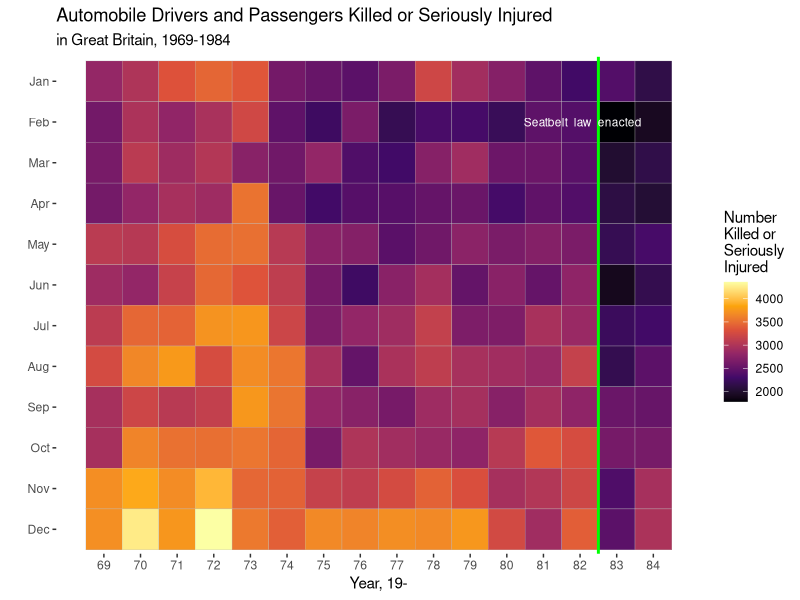
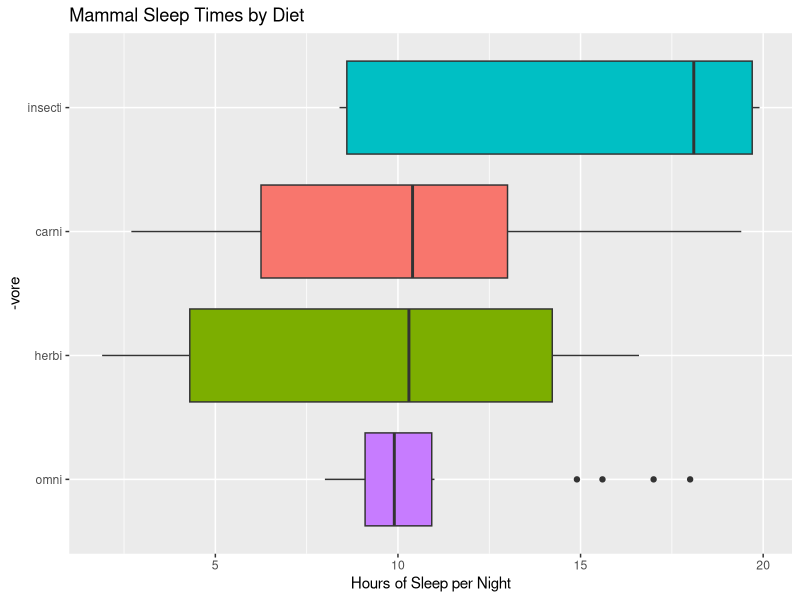
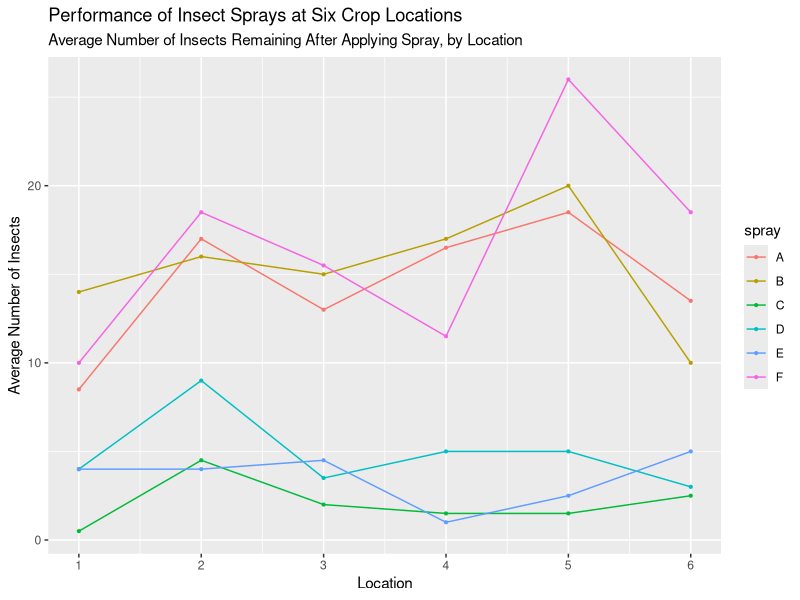
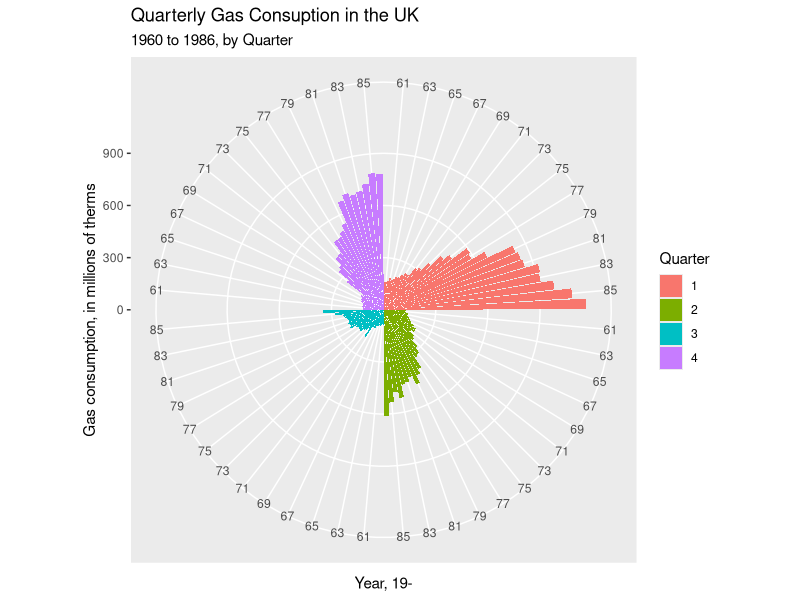

Source code (R) for these figures, in order:
## ---- chunk 1
library(tidyverse)
## ---- chunk 2
library(tidyverse)
data("Seatbelts")

Belts <-as.tibble(Seatbelts)
Belts$names <- names(Seatbelts)

Belts %>%
  
  # The data set is a time series.  
  # Each row represents a month beginning Jan 1969.
  # Creates variables for Month and 2-digit year:
  mutate(Mnth=(row_number()-1)%%12, Yr=((row_number()-1)%/%12)+69)  %>%
  
  # Creates variable for total number of drivers and passengers
  # killed or seriously injured
  mutate(KilledInjured = (drivers+front+rear)) %>% 
  
  # Creates the graph
  ggplot(aes(x=Yr, y=as.factor(desc(Mnth)), fill=KilledInjured)) +
  geom_tile(color="grey") +
  geom_vline(aes(xintercept = 82.5),size=1, color='green') +
  annotate("text", 
           x = 82.075, 
           y= 11, 
           label='Seatbelt  law  enacted', 
           size=3,
           color='white'
           ) +
  theme(
    panel.grid.major = element_blank(), 
    panel.grid.minor = element_blank(),
    panel.background = element_blank()
  ) +
  labs(title="Automobile Drivers and Passengers Killed or Seriously Injured",
       subtitle="in Great Britain, 1969-1984", 
       x="Year, 19-", 
       y="",                 
       fill="Number\nKilled or\nSeriously\nInjured"
       ) +
  scale_x_continuous(breaks=c(69:84)) +
  scale_y_discrete(labels=c(
    "Dec", "Nov", "Oct", 
    "Sep", "Aug", "Jul", 
    "Jun", "May", "Apr", 
    "Mar", "Feb", "Jan")) +
  scale_fill_viridis_c(option="inferno") 
## ---- chunk 3
# law variable is 0 when the seatbelt law was not in effect
# Law was not in effect for years before 1983
Belts %>%
  mutate(Mnth=(row_number()-1)%%12, Yr=((row_number()-1)%/%12)+69) %>%
  filter(Yr<83) %>%
  group_by(law) %>%
  count()
## ---- chunk 4
# law variable is 1 when the seatbelt law was in effect
# law variable in effect for all but 1 month beginning in 1983
Belts %>%
  mutate(Mnth=(row_number()-1)%%12, Yr=((row_number()-1)%/%12)+69) %>%
  filter(Yr>=83) %>%
  group_by(law) %>%
  count()
## ---- chunk 5
# Shows that law went into effect in February, 1983 
# (months are coded 0, 1, 2, ..., 11)
Belts %>%
  mutate(Mnth=(row_number()-1)%%12, Yr=((row_number()-1)%/%12)+69) %>%
  filter(Yr>=83) %>%
  select(Mnth,Yr, law)

## ---- chunk 6
library(tidyverse)
data("msleep")

as.tibble(msleep) %>%
  
  # Remove cases with missing values for -vore
  filter(!is.na(vore)) %>%
  
  # Create the graph.
  ggplot(aes(x=reorder(vore, sleep_total, FUN=median), y=sleep_total)) +
  geom_boxplot(aes(fill=vore)) +
  coord_flip() +
  labs(title="Mammal Sleep Times by Diet",
       x='-vore', 
       y='Hours of Sleep per Night'
       ) +
  theme(legend.position ="none") 
## ---- chunk 7
# Number of observations per category
counts <- msleep %>%
  filter(!is.na(vore)) %>%
  group_by(vore) %>%
  count()
## ---- chunk 8
library(tidyverse)
data("InsectSprays")
Sprays <- as.tibble(InsectSprays) 

Sprays %>%
  
  # There are two insect counts per location, for each spray.
  # The first two values in the count column correspond to Spray 1, location 1.
  # The next two count values correspond to Spray 1, area 2 and so on.
  # (these details are documented in Beall, 1942, i.e. the data source)
  
  # The mutate function creates a variable for crop location
  # (with locations numbered 1 through 6).
  mutate(Location=((row_number()-1)%/%2)%%6 +1) %>% 

  # Takes the average of two insect counts for each spray, for each location
  group_by(spray, Location) %>%
  summarize(AvgOf2=mean(count)) %>%
  
  # creates the graph
  ggplot(aes(x=Location, y=AvgOf2, color=spray)) +
  geom_line(stat='identity') +
  geom_point(size=.75) +
  labs(
    title='Performance of Insect Sprays at Six Crop Locations',
    subtitle='Average Number of Insects Remaining After Applying Spray, by Location',
    y='Average Number of Insects'
  ) +
  scale_x_continuous(breaks=c(1:6)) 
# Calculates the total nuumber of insects across all locations for each spray.
## ---- chunk 9
InsectCounts <- Sprays %>%
  group_by(spray) %>%
  summarise(TotalInsects=sum(count))
## ---- chunk 10
library(tidyverse)
tb <-as.tibble(UKgas)
tb$names <- names(UKgas)

# Vectors used to create x-axis tick labels
YrLab <- seq(61, 85, by=2)
YrLab4 <- rep(YrLab,4)
YrQtr1 <- paste(YrLab, "Q1")
YrQtr2 <- paste(YrLab, "Q2")
YrQtr3 <- paste(YrLab, "Q3")
YrQtr4 <- paste(YrLab, "Q4")
YrQtrLab <- c(YrQtr1, YrQtr2, YrQtr3, YrQtr4)

tb %>%
  
  # The data is organized as a quarterly time series
  # Create variables for quarter and year
  mutate(Qtr=((row_number()-1)%%4)+1, Yr=((row_number()-1)%/%4)+60) %>%
  
  # Create a variable for Year/Quarter combination
  mutate(YrQtr = paste(Yr, Qtr, sep = " Q")) %>%
  
  # Create the graph
  ggplot(aes(x=reorder(YrQtr,Qtr),y=x, fill=as.factor(Qtr))) +
  geom_bar(stat = 'identity') +
  coord_polar() +
  
  # Use vectors created above to label the "x" axis.
  scale_x_discrete(breaks=YrQtrLab, labels=YrLab4) +
  scale_fill_discrete(name="Quarter") +
  labs(title="Quarterly Gas Consuption in the UK",
       y='Gas consumption, in millions of therms',
       x='Year, 19-',
       subtitle="1960 to 1986, by Quarter")
